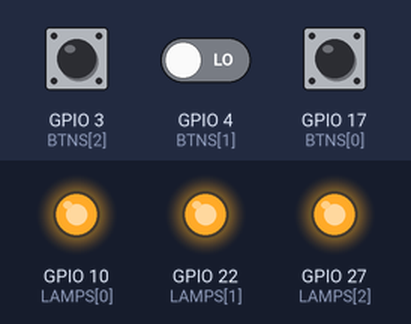
Bench run of a program on a simulated Raspberry Pi (BCM pin numbers). Parts: output pins drawn as LEDs (lit = HIGH). Dashed ring = blinking. Inputs (shaded band) come from the test bench; at power-on: GPIO 17 (BTNS[0]) LOW, GPIO 4 (BTNS[1]) LOW, GPIO 3 (BTNS[2]) LOW. Sound played through the audio output is not drawn and takes no time.

Above: at 1.2 s.
1.3 s: GPIO 17 (BTNS[0]) pulled HIGH for 2.5 s
At 4.8 s:
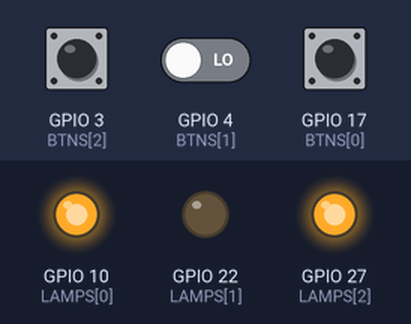
10.0 s: GPIO 4 (BTNS[1]) driven HIGH and GPIO 17 (BTNS[0]) driven HIGH
At 10.6 s:
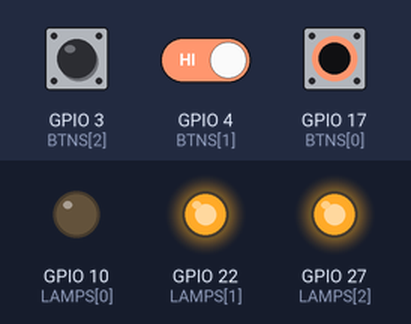
16.2 s: GPIO 4 (BTNS[1]) driven LOW
At 17.1 s:
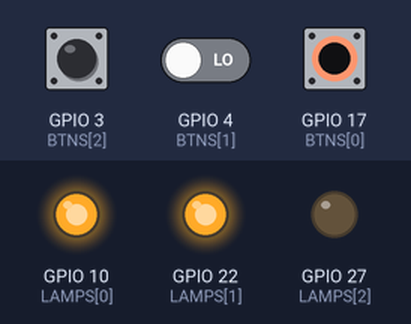
22.4 s: GPIO 4 (BTNS[1]) driven HIGH
At 26.1 s:
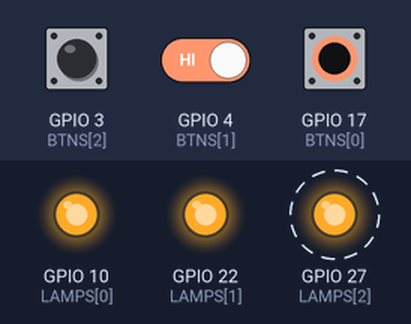
Timing chart, 0 to 29.0 s (numbered marks = the images above; inputs shaded):
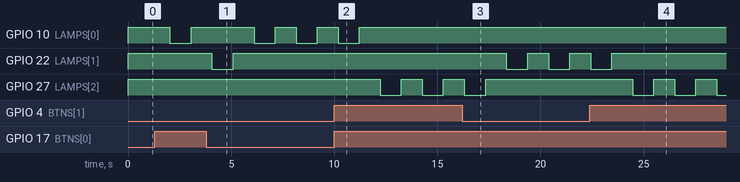

Measured:
- after the input at 1.3 s, GPIO 22 (LAMPS[1]): HIGH → LOW after 2.8 s, → HIGH 1.0 s later
- after the input at 10.0 s, GPIO 10 (LAMPS[0]): goes on until 11.2 s, then stays HIGH; GPIO 27 (LAMPS[2]): alternates HIGH for 1.0 s and LOW for 1.0 s, starting after 2.2 s
- after the input at 16.2 s, GPIO 22 (LAMPS[1]): alternates HIGH for 1.0 s and LOW for 1.0 s, starting after 2.2 s; GPIO 27 (LAMPS[2]): goes on until 17.3 s, then stays HIGH
- after the input at 22.4 s, GPIO 22 (LAMPS[1]): goes on until 23.5 s, then stays HIGH; GPIO 27 (LAMPS[2]): alternates HIGH for 1.0 s and LOW for 1.0 s, starting after 2.1 s

The program:

player.py
```python
import sys
import time
import subprocess
import RPi.GPIO as GPIO

default_path = "/home/pi/Videos/default.mp4"
vdo1_path = "/home/pi/Videos/vdo1.mp4"
vdo2_path = "/home/pi/Videos/vdo2.mp4"
vdo3_path = "/home/pi/Videos/vdo3.mp4"

BTNS = [17, 4, 3, 2] #2 exit program
LAMPS = [10, 22, 27]

process = None
curVdo = None

#============ Setup GPIO ============
GPIO.setwarnings(False)
GPIO.setmode(GPIO.BCM)

for btn in BTNS:
    GPIO.setup(btn, GPIO.IN, pull_up_down=GPIO.PUD_DOWN)

for lamp in LAMPS:
        GPIO.setup(lamp, GPIO.OUT)
        GPIO.output(lamp, True)
#====================================

def play(vdo):
    global process, curVdo
    try:
        if not process is None and process.poll() is None:
            process.stdin.write('q')
            curVdo = None
            time.sleep(0.5)
        #process = subprocess.Popen(['omxplayer','--win','20,20,200,100',vdo],stdin=subprocess.PIPE,stderr=subprocess.PIPE,close_fds=True)
        process = subprocess.Popen(['omxplayer','-b','--no-osd','-o','hdmi',vdo],stdin=subprocess.PIPE,stderr=subprocess.PIPE,close_fds=True)
        curVdo = vdo
    except:
        None

while True:

    if process is None or not process.poll() is None:
        time.sleep(1)
        play(default_path)
        GPIO.output(LAMPS[0], True)
        GPIO.output(LAMPS[1], True)
        GPIO.output(LAMPS[2], True)

    if(GPIO.input(BTNS[0]) == False):
        time.sleep(1)
        play(vdo1_path)
        GPIO.output(LAMPS[0], False)
        GPIO.output(LAMPS[1], True)
        GPIO.output(LAMPS[2], True)

    elif(GPIO.input(BTNS[1]) == False):
        time.sleep(1)
        play(vdo2_path)
        GPIO.output(LAMPS[0], True)
        GPIO.output(LAMPS[1], False)
        GPIO.output(LAMPS[2], True)

    elif(GPIO.input(BTNS[2]) == False):
        time.sleep(1)
        play(vdo3_path)
        GPIO.output(LAMPS[0], True)
        GPIO.output(LAMPS[1], True)
        GPIO.output(LAMPS[2], False)

    elif(GPIO.input(BTNS[3]) == False):
        time.sleep(1)
        process.stdin.write('q')
        GPIO.output(LAMPS[0], True)
        GPIO.output(LAMPS[1], True)
        GPIO.output(LAMPS[2], True)
        break

    time.sleep(0.01)

GPIO.cleanup()
```
